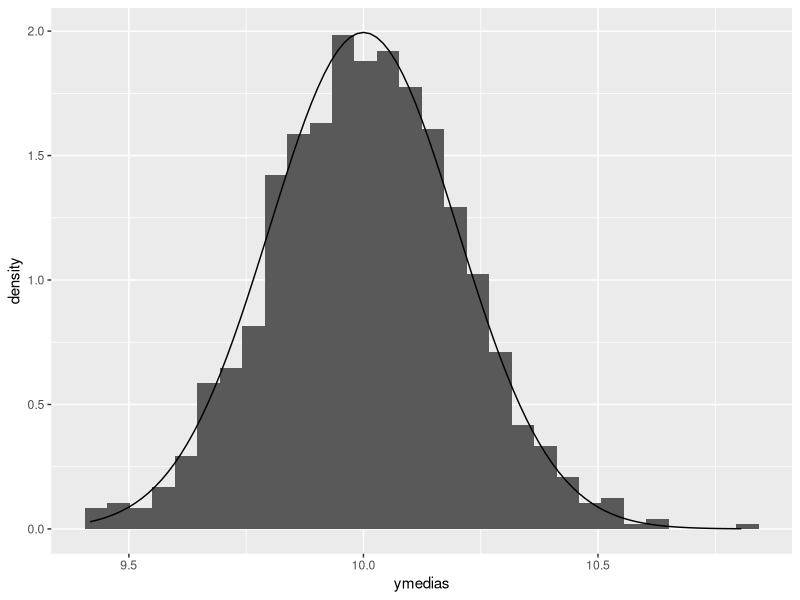
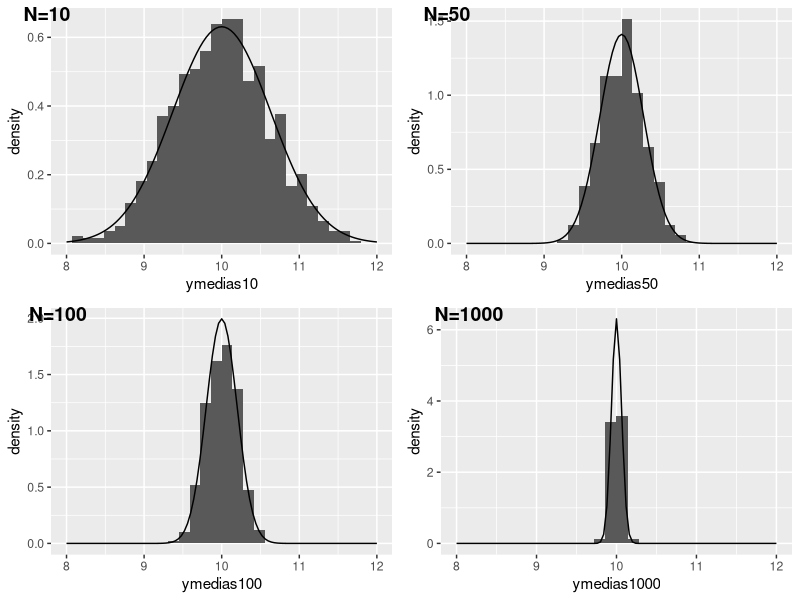
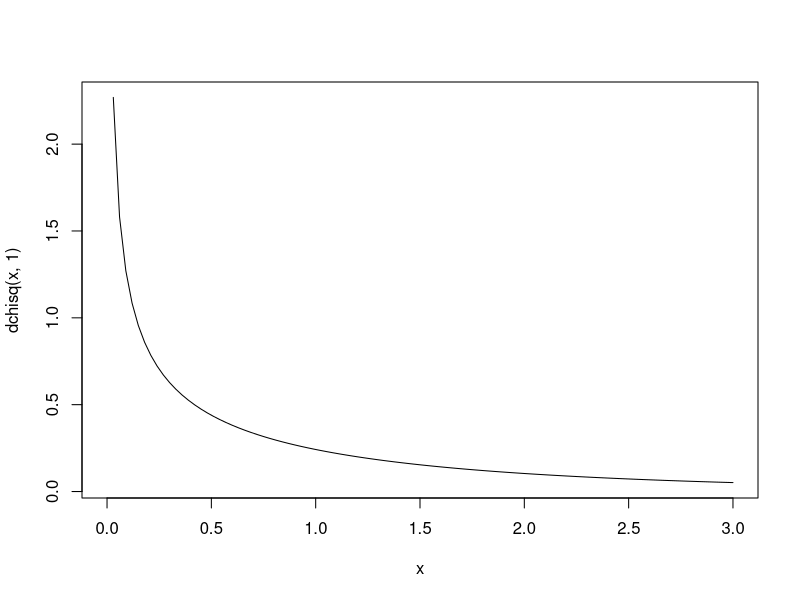
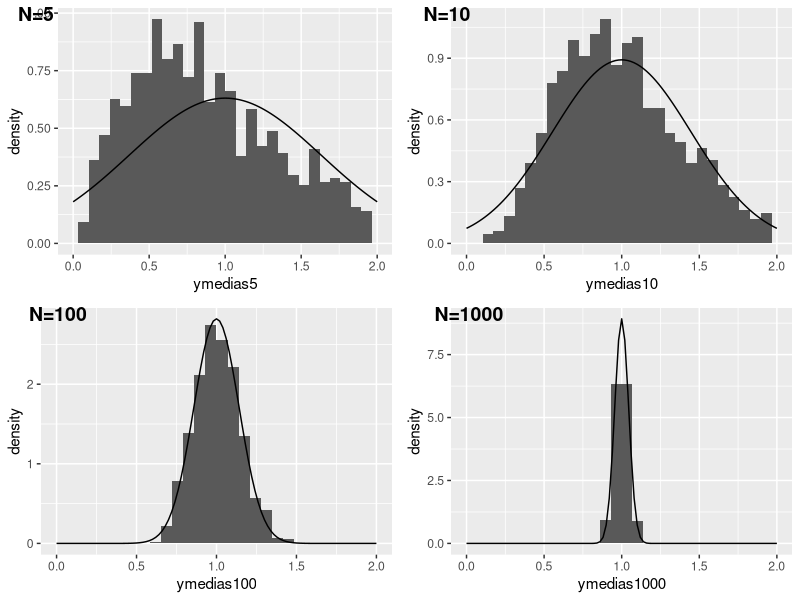
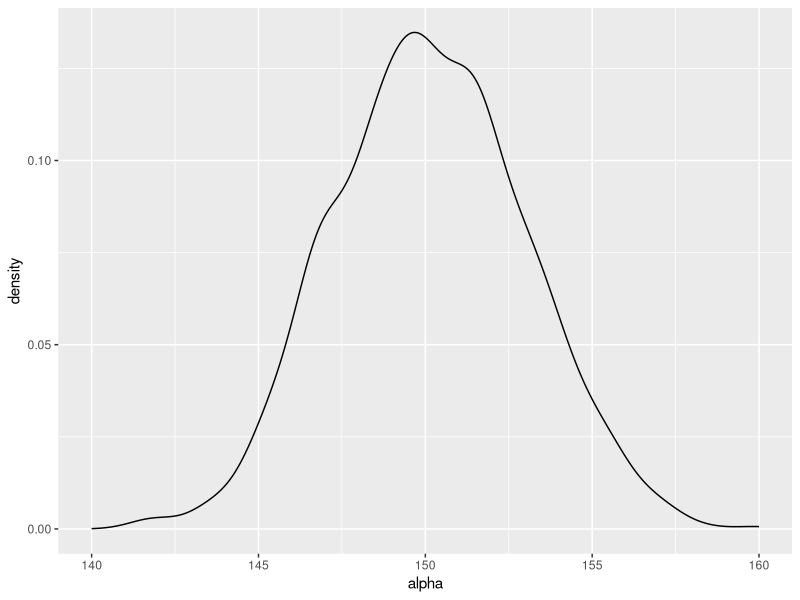
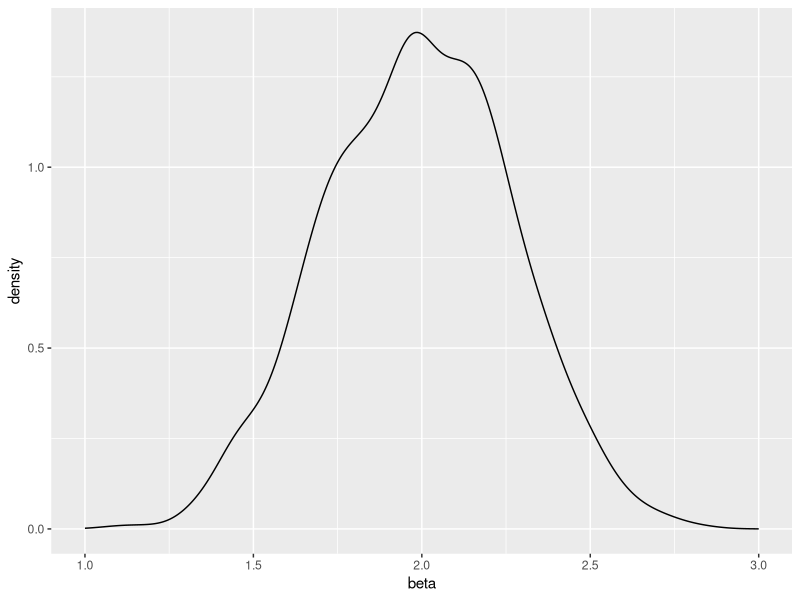
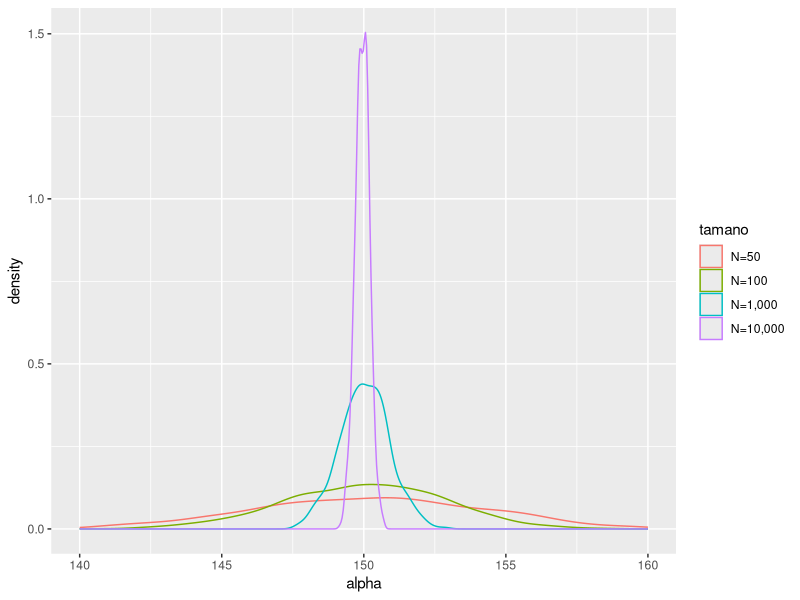

Write R code to recreate these figures, in order.
#Recordatorio de MCO

#Iniciamos una nueva sesión quitando todos los elementos previos
rm(list = ls()) 
#Para evitar la notación científica
options(scipen=999) 

library(tidyverse)
library(ggpubr) #amplía las funciones de ggplot


#Primera simulación de 100 números aleatorios
# Semilla para poder generar la misma secuencia 
set.seed(820)

# Obtenemos una muestra de tamaño 100 con media 10 y desviación estándar 2
sample <- rnorm(100,10,2)

# Veamos 10 de las observaciones
head(sample,10)

#¿Cuál es la media muestral?
mean(sample)

#Genero otra muestra
sample <- rnorm(100,10,2)
mean(sample)



#Hagamos la simulación 1,000 veces
set.seed(820)

# Un vector para guardar las medias calculadas. Haremos 1,000 cálculos
reps <- 1000
ymedias <- numeric(reps)

# En cada una de las 1000 repeticiones, obtendremos una muestra de tamaño 100

for (i in 1:reps){
  sample<- rnorm(100,10,2) 
  ymedias[i]<-mean(sample)
}

#Veamos la media y varianza del vector que tiene 1,000 medias
mean(ymedias)
var(ymedias)

#Gráfico
ymedias <- data.frame(ymedias)

ymedias %>% 
  ggplot(aes(x=ymedias))+
  geom_histogram(aes(y=..density..))+
  stat_function(fun = dnorm, args = list(mean = 10, sd = sqrt(0.04)))

  



#TLC en acción----
#Simulemos cuatro tamaños de muestra diferentes
set.seed(820)
reps <- 1000

ymedias10 <- numeric(reps)
for (i in 1:reps){
  sample<- rnorm(10,10,2) 
  ymedias10[i]<-mean(sample)
}

ymedias50 <- numeric(reps)
for (i in 1:reps){
  sample<- rnorm(50,10,2) 
  ymedias50[i]<-mean(sample)
}

ymedias100 <- numeric(reps)
for (i in 1:reps){
  sample<- rnorm(100,10,2) 
  ymedias100[i]<-mean(sample)
}

ymedias1000 <- numeric(reps)
for (i in 1:reps){
  sample<- rnorm(1000,10,2) 
  ymedias1000[i]<-mean(sample)
}

ymedias_n <- data.frame(ymedias10, ymedias50, ymedias100, ymedias1000)


#Graficamos cada histograma con su curva teórica
g10 <- ymedias_n %>% 
  ggplot(aes(x=ymedias10)) + 
  geom_histogram(aes(y=..density..))+
  stat_function(fun = dnorm, args = list(mean = 10, sd = sqrt(4/10))) +
  xlim(8,12)
  
  

g50 <- ymedias_n %>% 
  ggplot(aes(x=ymedias50)) + 
  geom_histogram(aes(y=..density..))+
  stat_function(fun = dnorm, args = list(mean = 10, sd = sqrt(4/50)))+
  xlim(8,12)


g100 <- ymedias_n %>% 
  ggplot(aes(x=ymedias100)) + 
  geom_histogram(aes(y=..density..))+
  stat_function(fun = dnorm, args = list(mean = 10, sd = sqrt(4/100)))+
  xlim(8,12)


g1000 <- ymedias_n %>% 
  ggplot(aes(x=ymedias1000)) + 
  geom_histogram(aes(y=..density..))+
  stat_function(fun = dnorm, args = list(mean = 10, sd = sqrt(4/1000)))+
  xlim(8,12)

#Los cuatro objetos
ggarrange(g10, g50, g100, g1000,
          labels = c("N=10", "N=50", "N=100", "N=1000"),
          ncol = 2, nrow = 2)



#Ahora usando una distribución chi-cuadrada con 1 gdl----
set.seed(820)
sample <- rchisq(100,1)

#Así luce una distribución teórica
curve(dchisq(x,1), 0,3)

set.seed(820)
reps <- 1000

ymedias5 <- numeric(reps)
for (i in 1:reps){
  sample<-rchisq(5,1)
  ymedias5[i]<-mean(sample)
}

ymedias10 <- numeric(reps)
for (i in 1:reps){
  sample<- rchisq(10,1)
  ymedias10[i]<-mean(sample)
}

ymedias100 <- numeric(reps)
for (i in 1:reps){
  sample<- rchisq(100,1)
  ymedias100[i]<-mean(sample)
}

ymedias1000 <- numeric(reps)
for (i in 1:reps){
  sample<- rchisq(1000,1)
  ymedias1000[i]<-mean(sample)
}

ymedias_c <- data.frame(ymedias5, ymedias10, ymedias100, ymedias1000)

h5 <- ymedias_c %>% 
  ggplot(aes(x=ymedias5)) + 
  geom_histogram(aes(y=..density..))+
  stat_function(fun = dnorm, args = list(mean = 1, sd = sqrt(2/5))) +
  xlim(0,2)

h10 <- ymedias_c %>% 
  ggplot(aes(x=ymedias10)) + 
  geom_histogram(aes(y=..density..))+
  stat_function(fun = dnorm, args = list(mean = 1, sd = sqrt(2/10)))+
  xlim(0,2)

h100 <- ymedias_c %>% 
  ggplot(aes(x=ymedias100)) + 
  geom_histogram(aes(y=..density..))+
  stat_function(fun = dnorm, args = list(mean = 1, sd = sqrt(2/100)))+
  xlim(0,2)


h1000 <- ymedias_c %>% 
  ggplot(aes(x=ymedias1000)) + 
  geom_histogram(aes(y=..density..))+
  stat_function(fun = dnorm, args = list(mean = 1, sd = sqrt(2/1000)))+
  xlim(0,2)

#Los cuatro objetos
ggarrange(h5, h10, h100, h1000,
          labels = c("N=5", "N=10", "N=100", "N=1000"),
          ncol = 2, nrow = 2)





#Propiedades asintóticas de MCO----
set.seed(1234)

educacion <-  rnorm(100000,10,3)
e <-  rnorm(100000,0,8)
b0 <- 150
b1 <- 2

salario <- b0 + b1 * educacion + e 
poblacion <- data.frame(salario, educacion)


#Tomamos muestras de tamaño N y estimamos por MCO
#Hacemos este rep veces para cada tamaño

reps <- 1000

#Inicializamos una matriz para guardar resultados
estimadores_mco <- matrix(ncol = 2, nrow = reps)

#Hacemos reps veces el procedimiento
for (i in 1:reps){
  muestra <- poblacion[sample(1:100000, size=100), ]
  estimadores_mco[i, ] <- lm(salario ~ educacion, data = muestra)$coefficients
}

estimadores_mco <- data.frame(estimadores_mco) 

estimadores_mco <- estimadores_mco%>% 
  rename(alpha=X1, beta=X2)


estimadores_mco %>% 
  ggplot(aes(x=alpha))+
  geom_density()+
  xlim(140,160)


estimadores_mco %>% 
  ggplot(aes(x=beta))+
  geom_density()+
  xlim(1,3)




#Modificar el programa para mostrar que alpha y beta tienen una masa que se concentra en su media cuando crece el tamaño de la muestra

#Simulamos la población
set.seed(1234)

educacion <-  rnorm(100000,10,3)
e <-  rnorm(100000,0,8)
b0 <- 150
b1 <- 2

salario <- b0 + b1 * educacion + e 
poblacion <- data.frame(salario, educacion)

#Hacemos loop sobre las repeticiones y n
reps <- 1000
tamano_muestra <- c(50, 100, 1000, 10000)

#Inicializamos una matrices para guardar resultados
coleccion_estimadores_mco <- matrix(ncol=3,nrow=1)
estimadores_mco <- matrix(ncol = 3, nrow = reps)

#Dos loops
for (j in 1:length(tamano_muestra)){
  for (i in 1:reps){
    muestra <- poblacion[sample(1:100000, size=tamano_muestra[j]), ]
    
    estimadores_mco[i,1:2] <- lm(salario ~ educacion, data = muestra)$coefficients
    estimadores_mco[,3] <- tamano_muestra[j]
  }
  
  #Vamos apilando los resultados en coleccion_estimadores_mco
  coleccion_estimadores_mco <- rbind(coleccion_estimadores_mco, estimadores_mco)
  estimadores_mco <- matrix(ncol = 3, nrow = reps)
}

#Quito la primera fila, que son NAs
coleccion_estimadores_mco <- coleccion_estimadores_mco[-1,]

coleccion_estimadores_mco <- data.frame(coleccion_estimadores_mco) %>% 
  rename(alpha=X1,
         beta=X2,
         tamano=X3)

#Aquí veremos la funcionalidad de los factores
coleccion_estimadores_mco <- coleccion_estimadores_mco %>% 
  mutate(tamano=factor(tamano,
                       levels = c(50, 100, 1000, 10000),
                       labels = c("N=50", "N=100", "N=1,000", "N=10,000")))

#Usamos la variable de factor para hacer el gráfico para cada nivel

coleccion_estimadores_mco %>% 
  ggplot(aes(x=alpha, color=tamano))+
  geom_density()+
  xlim(140,160) 
  

